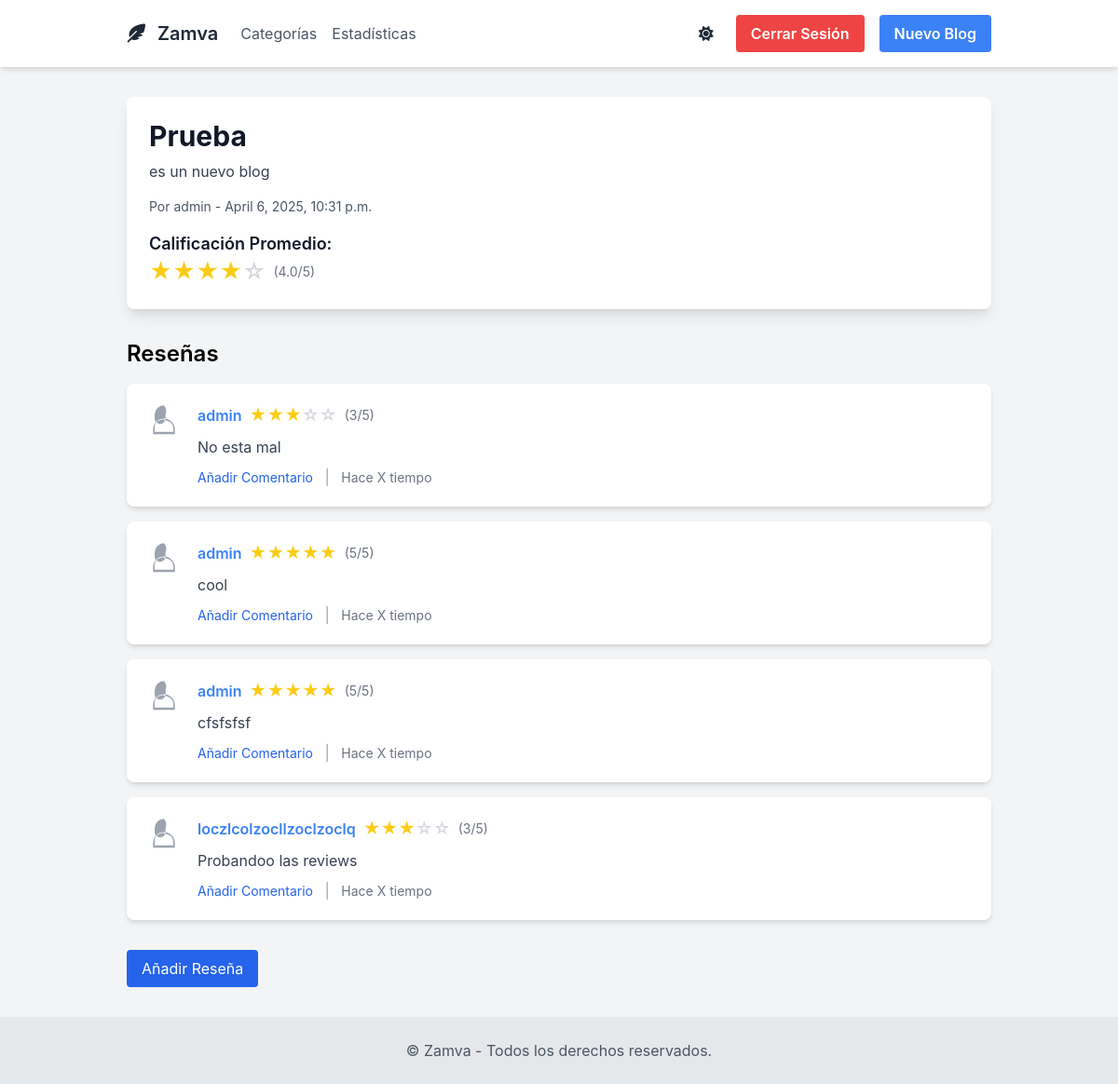
/blog/1/ (signed in), run on the app's committed database.
### blogapp/models.py (models this page shows, shortened)
class Blog(models.Model):
    title = models.CharField(max_length=200)
    content = RichTextField()
    image = models.ImageField(upload_to='blog_images/', blank=True, null=True)
    author = models.ForeignKey(User, on_delete=models.CASCADE)
    created_at = models.DateTimeField(auto_now_add=True)
    tags = TaggableManager()
    def average_rating(self):
        reviews = self.reviews.all()
        if reviews.exists():
            return sum(review.rating for review in reviews) / reviews.count()
        return 0

class Review(models.Model):
    blog = models.ForeignKey(Blog, on_delete=models.CASCADE, related_name='reviews')
    reviewer = models.ForeignKey(User, on_delete=models.CASCADE)
    rating = models.IntegerField(validators=[MinValueValidator(1), MaxValueValidator(5)])
    comment = RichTextField()
    created_at = models.DateTimeField(auto_now_add=True)

### blogapp/views.py (the view)
# urls.py: path('blog/<int:pk>/', BlogDetailView.as_view(), name='blog_detail'),
class BlogDetailView(DetailView):
    model = Blog
    template_name = 'blogapp/blog_detail.html'
    def get_context_data(self, **kwargs):
        context = super().get_context_data(**kwargs)
        blog = self.get_object()
        context['average'] = round(blog.average_rating(), 1)
        context['tags'] = blog.tags.all()
        return context

### blogapp/templates/blogapp/blog_detail.html (shortened to what this page needs)
{% extends 'blogapp/base.html' %}
{% block content %}
    <article class="bg-white dark:bg-gray-900 p-6 rounded-lg shadow-lg transition-all duration-700 ease-in-out dark:text-white text-gray-900 animate-fade-in">
        <h1 class="text-3xl font-bold mb-2">{{ object.title }}</h1>
        <p class="text-gray-700 dark:text-gray-300 mb-4">{{ object.content }}</p>
        <p class="text-sm text-gray-600 dark:text-gray-500">Por {{ object.author.username }} - {{ object.created_at }}</p>
        <div class="mt-4">
            <h3 class="text-lg font-semibold text-gray-900 dark:text-white">Calificación Promedio:</h3>
            <div class="flex items-center">
                {% for i in "12345"|make_list %}
                    {% if forloop.counter <= average %}
                        <span class="text-yellow-400 text-2xl">★</span>
                    {% else %}
                        <span class="text-gray-300 text-2xl">☆</span>
                    {% endif %}
                {% endfor %}
                <span class="ml-2 text-sm text-gray-500 dark:text-gray-400">({{ average }}/5)</span>
            </div>
        </div>
    </article>
    <section class="mt-8">
    <h2 class="text-2xl font-semibold mb-4">Reseñas</h2>
    {% for review in object.reviews.all %}
        <div class="bg-white dark:bg-gray-800 rounded-lg shadow-md p-5 mb-4">
            <div class="flex items-start">
                <div class="mr-4">
                    <svg class="w-10 h-10 rounded-full fill-current text-gray-400 dark:text-gray-600" xmlns="http://www.w3.org/2000/svg" viewBox="0 0 24 24">
                        <path d="M12 2a6 6 0 0 0-6 6v2.5a3.5 3.5 0 0 0 7 0V8a6 6 0 0 0-1-6m0 9c-2.7 0-5.8 1.6-6 4.9V19h12v-2.6c-.2-3.3-3.3-4.9-6-4.9m0-1a7 7 0 0 1 7 7v3h-14v-3a7 7 0 0 1 7-7z"/>
                    </svg>
                </div>
                <div>
                    <div class="flex items-center mb-2">
                        <p class="text-blue-500 dark:text-blue-300 font-semibold mr-2">{{ review.reviewer.username }}</p>
                        <div class="flex items-center mr-2">
                            {% for i in "12345"|make_list %}
                                {% if forloop.counter <= review.rating %}
                                    <span class="text-yellow-400 text-lg">★</span>
                                {% else %}
                                    <span class="text-gray-300 text-lg">☆</span>
                                {% endif %}
                            {% endfor %}
                        </div>
                        <span class="text-sm text-gray-500 dark:text-gray-400">({{ review.rating }}/5)</span>
                    </div>
                    <p class="text-gray-700 dark:text-gray-300">{{ review.comment }}</p>
                    <div class="mt-2">
                        <a href="{% url 'blogapp:add_comment' blog_pk=object.pk review_pk=review.pk %}" class="text-sm text-blue-600 dark:text-blue-400 hover:text-blue-500 dark:hover:text-blue-300">Añadir Comentario</a>
                        <span class="text-gray-400 mx-2">|</span>
                        <span class="text-sm text-gray-500 dark:text-gray-400">Hace X tiempo</span> </div>
                </div>
            </div>
        </div>
    {% empty %}
        <p class="text-gray-400">Aún no hay reseñas. Sé el primero en añadir una.</p>
    {% endfor %}
    <a href="{% url 'blogapp:add_review' object.pk %}" class="mt-4 inline-block bg-blue-600 hover:bg-blue-700 text-white px-4 py-2 rounded transition-colors">Añadir Reseña</a>
</section>
{% endblock %}

### blogapp/templates/blogapp/base.html (style rules this page uses)
body { font-family: 'Inter', sans-serif; background-color: #f8fafc; }

### data on the page
Blog: title "Prueba", content "es un nuevo blog", author.username "admin", created_at "April 6, 2025, 10:31 p.m."
Review: reviewer.username "admin", rating "3", comment "No esta mal"
Review: reviewer.username "admin", rating "5", comment "cool"
Review: reviewer.username "admin", rating "5", comment "cfsfsfsf"
Review: reviewer.username "loczlcolzocllzoclzoclq", rating "3", comment "Probandoo las reviews"

### other printed values
{{ average }} "4.0"
